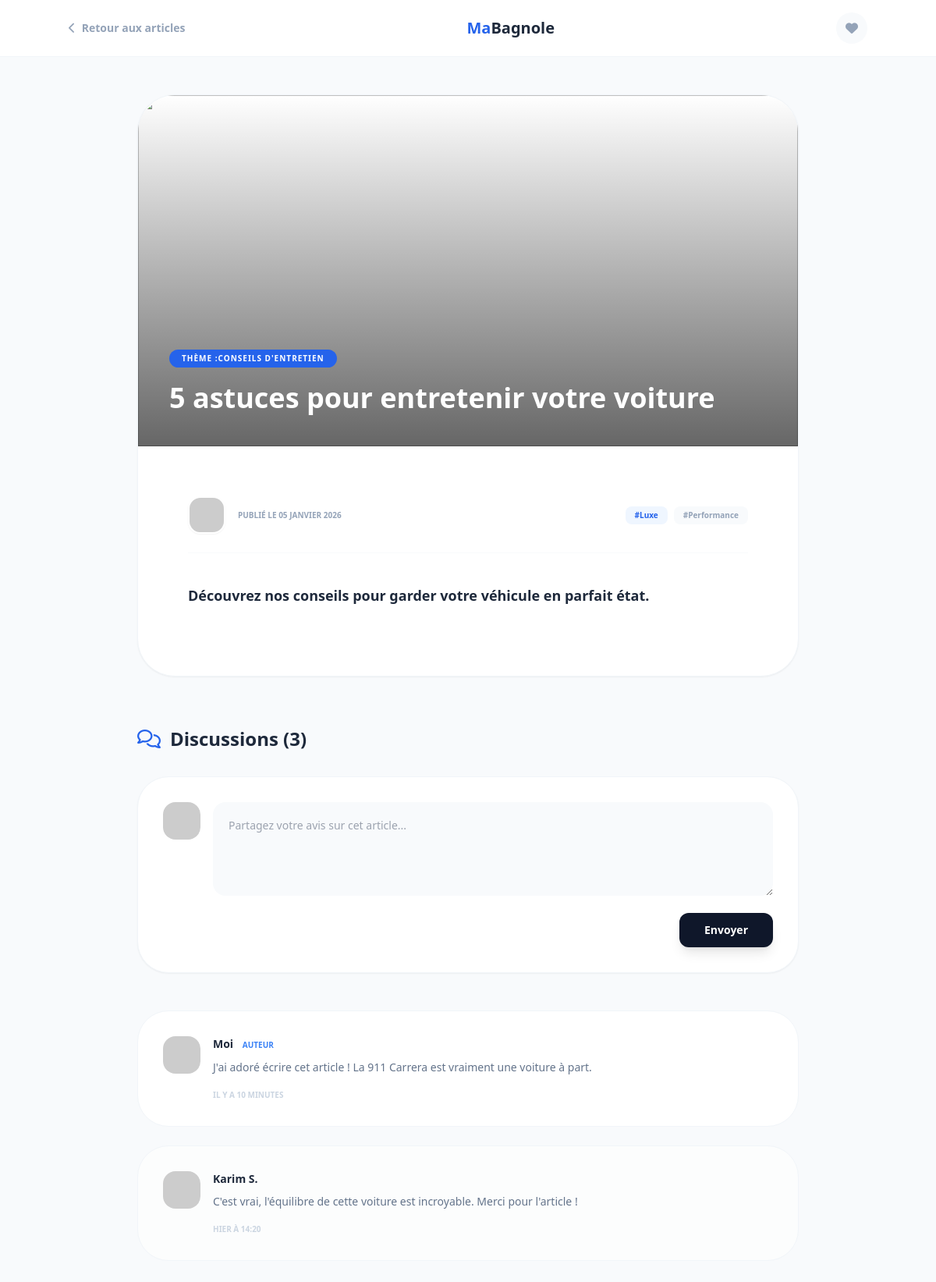
Page /app/view/article_detail.php?id=1 on the committed database.
### tables this page shows
CREATE TABLE Themes (
    idTheme INT(11) PRIMARY KEY NOT NULL AUTO_INCREMENT,
    nomTheme VARCHAR(255) NOT NULL,
    descriptionTheme VARCHAR(255) NOT NULL
);

CREATE Table Articles (
    idArticle INT(11) PRIMARY KEY NOT NULL AUTO_INCREMENT,
    titreArticle VARCHAR(255) NOT NULL,
    contenuArticle TEXT NOT NULL,
    statutArticle INT NOT NULL DEFAULT 1,
    datePublicationArticle TIMESTAMP DEFAULT CURRENT_TIMESTAMP,
    idTheme INT(11) NOT NULL,
    idAuteur INT(11) NOT NULL,
    constraint check_statutArticle check (statutArticle between 0 and 1),
    FOREIGN KEY (idAuteur) REFERENCES Utilisateurs (idUtilisateur),
    FOREIGN KEY (idTheme) REFERENCES Themes (idTheme)
);

### app/model/Theme.php (called while the page is built, shortened)
<?php
class Theme
{
    private $nomTheme;
    public function getNomTheme(): string
    {
        return $this->nomTheme;
    }
    public function getThemeById(int $idTheme): ?Theme
    {
        try {
            $db = Connexion::connect()->getConnexion();
            $sql = "select * from themes where idTheme=:idTheme";
            $stmt = $db->prepare($sql);
            $stmt->bindParam(":idTheme", $idTheme);
            if ($stmt->execute())
                return $stmt->fetchObject(Theme::class);
            else
                return null;
        } catch (\Exception $e) {
            error_log(date('y-m-d h:i:s') . " Connexion :error ." . $e . PHP_EOL, 3, "error.log");
            return null;
        }
    }
}

### app/model/Article.php (called while the page is built, shortened)
<?php
class Article
{
    private string $titreArticle;
    private string $contenuArticle;
    public function getTitreArticle(): string
    {
        return $this->titreArticle;
    }
    public function getContenuArticle(): string
    {
        return $this->contenuArticle;
    }
    public function getArticleById(int $idArticle): ?Article
    {
        try {
            $db = Connexion::connect()->getConnexion();
            $sql = "SELECT * FROM articles WHERE idArticle = :idArticle";
            $stmt = $db->prepare($sql);
            $stmt->bindParam(":idArticle", $idArticle);
            $stmt->execute();
            $stmt->setFetchMode(\PDO::FETCH_CLASS, Article::class);
            $article = $stmt->fetch();
            return $article ?: null;
        } catch (\Exception $e) {
            return null;
        }
    }
}

### app/view/article_detail.php (the view, shortened to what this page needs)
<?php
try {
    $idArticle = (int)($_GET['id']);
    $article = new Article();
    $theme = new Theme();
    $article = $article->getArticleById($idArticle);
    $theme = $theme->getThemeById($article->getIdTheme());
} catch (\Exception $e) {
    header("Location: themes_list.php");
    exit();
}
?>
<!DOCTYPE html>
<html lang="en">
<head>
    <script src="https://cdn.tailwindcss.com"></script>
    <link href="https://cdnjs.cloudflare.com/ajax/libs/font-awesome/6.0.0/css/all.min.css" rel="stylesheet">
</head>
<body class="bg-slate-50 min-h-screen">
    <nav class="bg-white border-b border-slate-100 px-8 py-4 sticky top-0 z-50">
        <div class="max-w-5xl mx-auto flex justify-between items-center">
            <a href="articles_list.php" class="text-sm font-bold text-slate-400 hover:text-blue-600 transition flex items-center gap-2">
                <i class="fas fa-chevron-left"></i> Retour aux articles
            </a>
            <div class="text-xl font-black text-blue-600">Ma<span class="text-slate-800">Bagnole</span></div>
            <button onclick="toggleFavorite(this)" class="w-10 h-10 bg-slate-50 rounded-full flex items-center justify-center text-slate-400 hover:text-red-500 transition">
                <i class="fas fa-heart"></i>
            </button>
        </div>
    </nav>
    <main class="max-w-4xl mx-auto px-6 py-12">
        <article class="bg-white rounded-[3rem] shadow-sm border border-slate-100 overflow-hidden">
            <div class="h-[450px] relative">
                <img src="https://images.unsplash.com/photo-1503376780353-7e6692767b70?w=1200" class="w-full h-full object-cover">
                <div class="absolute inset-0 bg-gradient-to-t from-black/60 to-transparent"></div>
                <div class="absolute bottom-10 left-10">
                    <span class="bg-blue-600 text-white px-4 py-1 rounded-full text-[10px] font-black uppercase tracking-widest mb-4 inline-block">Thème :<?= $theme->getNomTheme() ?> </span>
                    <h1 class="text-4xl font-black text-white leading-tight"><?= $article->getTitreArticle() ?></h1>
                </div>
            </div>
            <div class="p-10 md:p-16">
                <div class="flex items-center justify-between mb-10 pb-6 border-b border-slate-50">
                    <div class="flex items-center gap-4">
                        <img src="https://i.pravatar.cc/100?u=author" class="w-12 h-12 rounded-2xl border-2 border-white shadow-sm">
                        <div>
                            <p class="text-[10px] text-slate-400 font-bold uppercase">Publié le 05 Janvier 2026</p>
                        </div>
                    </div>
                    <div class="flex gap-2">
                        <span class="text-[10px] font-bold text-blue-600 bg-blue-50 px-3 py-1 rounded-lg">#Luxe</span>
                        <span class="text-[10px] font-bold text-slate-400 bg-slate-50 px-3 py-1 rounded-lg">#Performance</span>
                    </div>
                </div>
                <div class="prose prose-slate max-w-none text-slate-600 text-lg leading-relaxed">
                    <p class="mb-6 font-bold text-slate-800"><?= $article->getContenuArticle() ?></p>
                </div>
            </div>
        </article>
        <section class="mt-16">
            <h3 class="text-2xl font-black text-slate-800 mb-8 flex items-center gap-3">
                <i class="far fa-comments text-blue-600"></i> Discussions (3)
            </h3>
            <div class="bg-white p-8 rounded-[2.5rem] shadow-sm border border-slate-100 mb-12">
                <div class="flex gap-4">
                    <img src="https://i.pravatar.cc/100?u=me" class="w-12 h-12 rounded-2xl">
                    <div class="flex-1">
                        <textarea id="commentText" placeholder="Partagez votre avis sur cet article..."
                            class="w-full p-5 bg-slate-50 border-none rounded-2xl focus:ring-2 focus:ring-blue-500 outline-none text-sm min-h-[120px] transition"></textarea>
                        <div class="flex justify-end mt-4">
                            <button onclick="handleComment()" class="bg-slate-900 text-white px-8 py-3 rounded-xl font-black text-sm hover:bg-blue-600 transition shadow-lg">
                                Envoyer
                            </button>
                        </div>
                    </div>
                </div>
            </div>
            <div class="space-y-6">
                <div class="bg-white p-8 rounded-[2.5rem] border border-slate-100 relative group transition hover:border-blue-200">
                    <div class="flex gap-4">
                        <img src="https://i.pravatar.cc/100?u=me" class="w-12 h-12 rounded-2xl">
                        <div class="flex-1">
                            <div class="flex justify-between items-center mb-2">
                                <h4 class="font-black text-slate-800 text-sm">Moi <span class="text-[10px] text-blue-500 ml-2 font-bold uppercase">Auteur</span></h4>
                            </div>
                            <p class="text-slate-500 text-sm leading-relaxed">J'ai adoré écrire cet article ! La 911 Carrera est vraiment une voiture à part.</p>
                            <p class="text-[10px] text-slate-300 font-bold mt-4">IL Y A 10 MINUTES</p>
                        </div>
                    </div>
                </div>
                <div class="bg-white/60 p-8 rounded-[2.5rem] border border-slate-100">
                    <div class="flex gap-4">
                        <img src="https://i.pravatar.cc/100?u=user3" class="w-12 h-12 rounded-2xl grayscale">
                        <div class="flex-1">
                            <h4 class="font-black text-slate-800 text-sm mb-2">Karim S.</h4>
                            <p class="text-slate-500 text-sm leading-relaxed">C'est vrai, l'équilibre de cette voiture est incroyable. Merci pour l'article !</p>
                            <p class="text-[10px] text-slate-300 font-bold mt-4">HIER À 14:20</p>
                        </div>
                    </div>
                </div>
            </div>
        </section>
    </main>
</body>
</html>

### rows in the picture
themes: nomTheme "CONSEILS D'ENTRETIEN"
articles: titreArticle "5 astuces pour entretenir votre voiture", contenuArticle "Découvrez nos conseils pour garder votre véhicule en parfait état."
